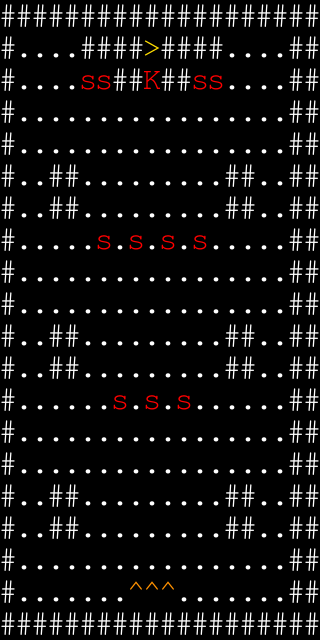

The image is a tile-based game level rendered from a .tmx file. Its description and complete source (layers, tilesets, objects, tile grids) follow:
An orthogonal 20x20 tile map with 16x32 px tiles, 2 tile layers (Terrain, Foes).

<map version="1.10" tiledversion="1.11.2" orientation="orthogonal" renderorder="right-down" width="20" height="20" tilewidth="16" tileheight="32" infinite="0" nextlayerid="4" nextobjectid="1">
 <properties>
  <property name="fp_regen" type="int" value="100" />
  <property name="name" value="Throne room" />
  <property name="senses" value="Self;Sight;Touch;Hearing" />
  <property name="timeline_length" type="int" value="100" />
  <property name="timeline_type" value="Asynchronous" />
 </properties>
 <tileset firstgid="1" source="tileset/editor.tsx" />
 <layer id="1" name="Terrain" width="20" height="20">
  <data encoding="csv">
5,5,5,5,5,5,5,5,5,5,5,5,5,5,5,5,5,5,5,5,
5,1,1,1,1,5,5,5,5,9,5,5,5,5,1,1,1,1,5,5,
5,1,1,1,1,1,1,5,5,1,5,5,1,1,1,1,1,1,5,5,
5,1,1,1,1,1,1,1,1,1,1,1,1,1,1,1,1,1,5,5,
5,1,1,1,1,1,1,1,1,1,1,1,1,1,1,1,1,1,5,5,
5,1,1,5,5,1,1,1,1,1,1,1,1,1,5,5,1,1,5,5,
5,1,1,5,5,1,1,1,1,1,1,1,1,1,5,5,1,1,5,5,
5,1,1,1,1,1,1,1,1,1,1,1,1,1,1,1,1,1,5,5,
5,1,1,1,1,1,1,1,1,1,1,1,1,1,1,1,1,1,5,5,
5,1,1,1,1,1,1,1,1,1,1,1,1,1,1,1,1,1,5,5,
5,1,1,5,5,1,1,1,1,1,1,1,1,1,5,5,1,1,5,5,
5,1,1,5,5,1,1,1,1,1,1,1,1,1,5,5,1,1,5,5,
5,1,1,1,1,1,1,1,1,1,1,1,1,1,1,1,1,1,5,5,
5,1,1,1,1,1,1,1,1,1,1,1,1,1,1,1,1,1,5,5,
5,1,1,1,1,1,1,1,1,1,1,1,1,1,1,1,1,1,5,5,
5,1,1,5,5,1,1,1,1,1,1,1,1,1,5,5,1,1,5,5,
5,1,1,5,5,1,1,1,1,1,1,1,1,1,5,5,1,1,5,5,
5,1,1,1,1,1,1,1,1,1,1,1,1,1,1,1,1,1,5,5,
5,1,1,1,1,1,1,1,3,3,3,1,1,1,1,1,1,1,5,5,
5,5,5,5,5,5,5,5,5,5,5,5,5,5,5,5,5,5,5,5
</data>
 </layer>
 <layer id="2" name="Foes" width="20" height="20">
  <data encoding="csv">
0,0,0,0,0,0,0,0,0,0,0,0,0,0,0,0,0,0,0,0,
0,0,0,0,0,0,0,0,0,0,0,0,0,0,0,0,0,0,0,0,
0,0,0,0,0,7,7,0,0,10,0,0,7,7,0,0,0,0,0,0,
0,0,0,0,0,0,0,0,0,0,0,0,0,0,0,0,0,0,0,0,
0,0,0,0,0,0,0,0,0,0,0,0,0,0,0,0,0,0,0,0,
0,0,0,0,0,0,0,0,0,0,0,0,0,0,0,0,0,0,0,0,
0,0,0,0,0,0,0,0,0,0,0,0,0,0,0,0,0,0,0,0,
0,0,0,0,0,0,7,0,7,0,7,0,7,0,0,0,0,0,0,0,
0,0,0,0,0,0,0,0,0,0,0,0,0,0,0,0,0,0,0,0,
0,0,0,0,0,0,0,0,0,0,0,0,0,0,0,0,0,0,0,0,
0,0,0,0,0,0,0,0,0,0,0,0,0,0,0,0,0,0,0,0,
0,0,0,0,0,0,0,0,0,0,0,0,0,0,0,0,0,0,0,0,
0,0,0,0,0,0,0,7,0,7,0,7,0,0,0,0,0,0,0,0,
0,0,0,0,0,0,0,0,0,0,0,0,0,0,0,0,0,0,0,0,
0,0,0,0,0,0,0,0,0,0,0,0,0,0,0,0,0,0,0,0,
0,0,0,0,0,0,0,0,0,0,0,0,0,0,0,0,0,0,0,0,
0,0,0,0,0,0,0,0,0,0,0,0,0,0,0,0,0,0,0,0,
0,0,0,0,0,0,0,0,0,0,0,0,0,0,0,0,0,0,0,0,
0,0,0,0,0,0,0,0,0,0,0,0,0,0,0,0,0,0,0,0,
0,0,0,0,0,0,0,0,0,0,0,0,0,0,0,0,0,0,0,0
</data>
 </layer>
</map>
